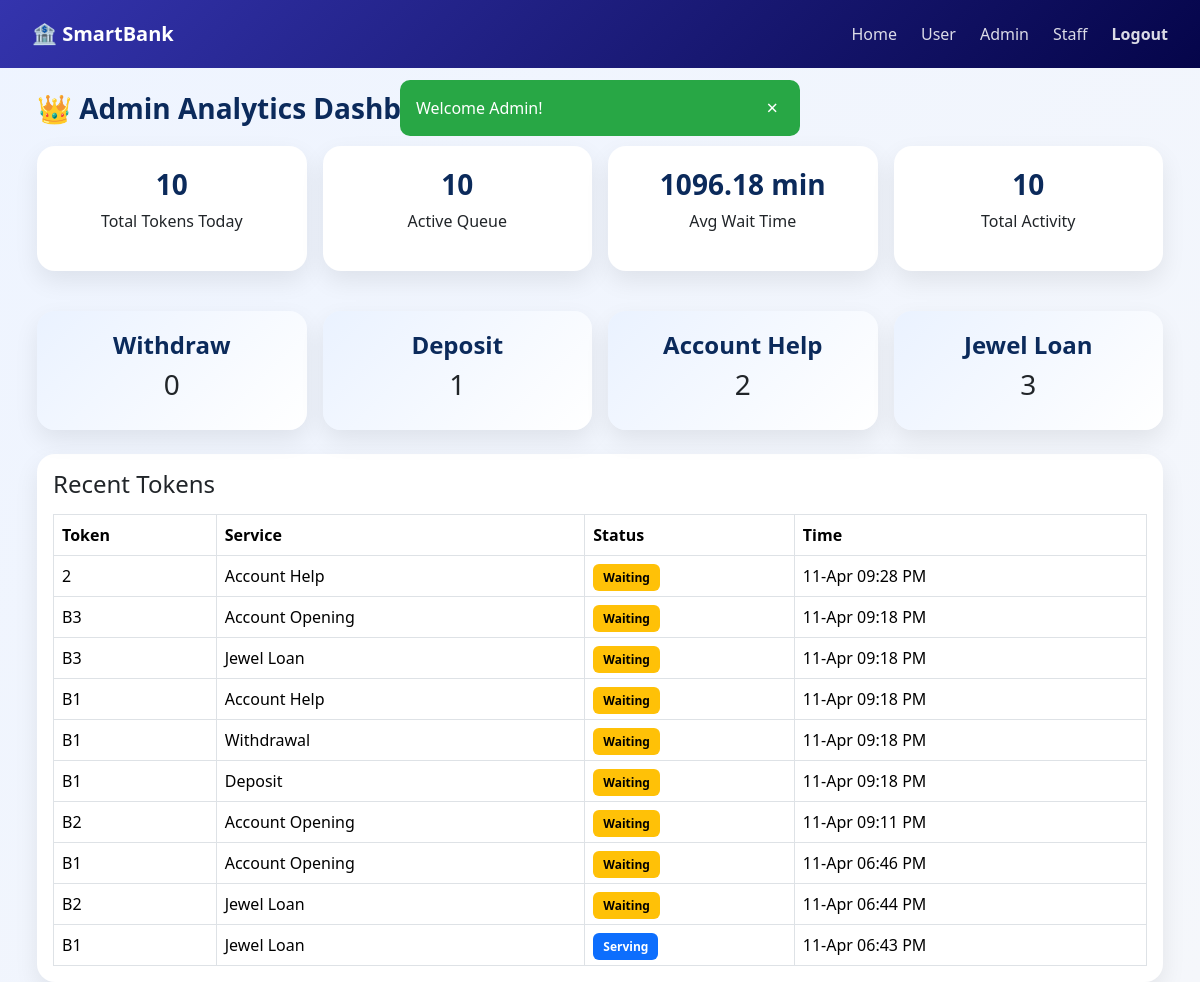
The app's page /admin (signed in), older data.
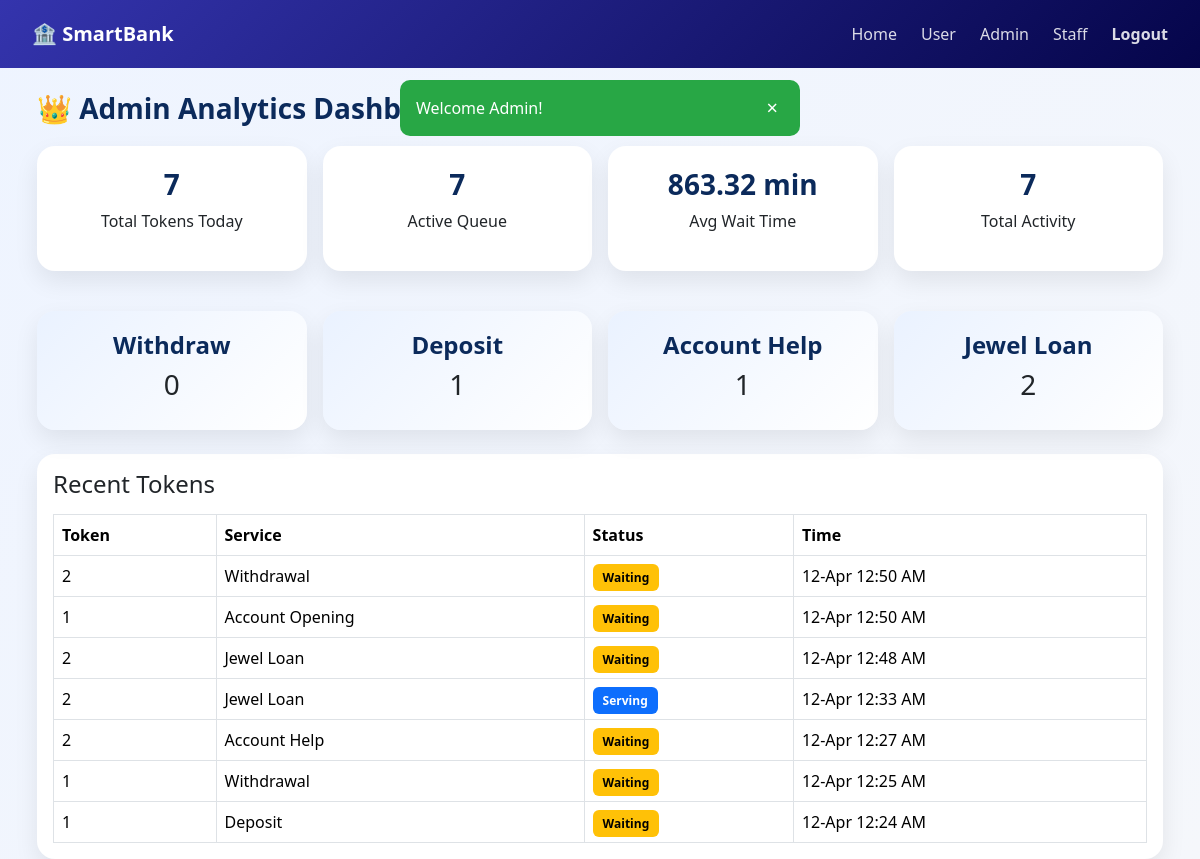
The same page, newer data.
### app/models.py (models this page shows)
class Token(db.Model):
    __tablename__ = "token"
    id = db.Column(db.Integer, primary_key=True)
    token_number = db.Column(db.String(10), nullable=False)
    service_type = db.Column(db.String(50), nullable=False)
    status = db.Column(
        db.String(20),
        default="waiting"
    )
    user_id = db.Column(
        db.Integer,
        db.ForeignKey("user.id"),
        nullable=False
    )
    assigned_employee_id = db.Column(
        db.Integer,
        db.ForeignKey("user.id"),
        nullable=True
    )
    created_at = db.Column(
        db.DateTime,
        default=datetime.utcnow
    )
    served_at = db.Column(db.DateTime, nullable=True)
    completed_at = db.Column(db.DateTime, nullable=True)

### app/routes/admin.py (the view)
    @app.route("/admin")
    def admin_dashboard():
        if session.get("role") != "admin":
            return redirect("/login")
        flash("Welcome Admin!","success")
        tokens = Token.query.order_by(Token.created_at.desc()).all()
        today = date.today()
        total_tokens = Token.query.count()
        active_queue = Token.query.filter(
            Token.status.in_(["waiting", "serving"])
        ).count()
        waiting_tokens = Token.query.filter(Token.status == "waiting").all()
        avg_wait_time = 0
        if waiting_tokens:
            total_wait = sum(
                [(datetime.utcnow() - t.created_at).total_seconds()
                 for t in waiting_tokens]
            )
            avg_wait_time = round(total_wait / len(waiting_tokens) / 60, 2)  # in minutes
        withdraw = Token.query.filter_by(service_type="Withdraw").count()
        deposit = Token.query.filter_by(service_type="Deposit").count()
        account = Token.query.filter_by(service_type="Account Help").count()
        loan = Token.query.filter_by(service_type="Jewel Loan").count()
        recent = Token.query.order_by(Token.created_at.desc()).limit(10).all()
        return render_template(
            "dashboard_admin.html",
            total_tokens=total_tokens,
            active_tokens=active_queue,
            avg_wait_time=avg_wait_time,
            withdraw=withdraw,
            deposit=deposit,
            account=account,
            loan=loan,
            recent=recent
        )

### app/__init__.py (called while the page is built)
@login_manager.user_loader
def load_user(user_id):
    return User.query.get(int(user_id))

@app.template_filter("ist_time")
def ist_time(value):
    if not value:
        return "-"
    if value.tzinfo is None:
        value = pytz.utc.localize(value)
    return value.astimezone(IST).strftime("%d-%b %I:%M %p")

### app/templates/dashboard_admin.html (shortened to what this page needs)
{% extends "base.html" %}
{% block content %}
<div class="container container-box mt-4">
    <h3 class="page-title">👑 Admin Analytics Dashboard</h3>
    <div class="row g-3">
        <div class="col-md-3">
            <div class="stat-card">
                <h3>{{ total_tokens }}</h3>
                <p>Total Tokens Today</p>
            </div>
        </div>
        <div class="col-md-3">
            <div class="stat-card">
                <h3>{{ active_tokens }}</h3>
                <p>Active Queue</p>
            </div>
        </div>
        <div class="col-md-3">
            <div class="stat-card">
                <h3>{{ avg_wait_time }} min</h3>
                <p>Avg Wait Time</p>
            </div>
        </div>
        <div class="col-md-3">
            <div class="stat-card">
                <h3>{{ total_tokens }}</h3>
                <p>Total Activity</p>
            </div>
        </div>
    </div>
    <div class="row mt-4 g-3">
        <div class="col-md-3">
            <div class="service-card">
                <h4>Withdraw</h4>
                <h3>{{ withdraw }}</h3>
            </div>
        </div>
        <div class="col-md-3">
            <div class="service-card">
                <h4>Deposit</h4>
                <h3>{{ deposit }}</h3>
            </div>
        </div>
        <div class="col-md-3">
            <div class="service-card">
                <h4>Account Help</h4>
                <h3>{{ account }}</h3>
            </div>
        </div>
        <div class="col-md-3">
            <div class="service-card">
                <h4>Jewel Loan</h4>
                <h3>{{ loan }}</h3>
            </div>
        </div>
    </div>
    <div class="table-card mt-4 p-3">
        <h4 class="mb-3">Recent Tokens</h4>
        <table class="table table-bordered mb-0">
            <thead>
                <tr>
                    <th>Token</th>
                    <th>Service</th>
                    <th>Status</th>
                    <th>Time</th>
                </tr>
            </thead>
            <tbody>
                {% for t in recent %}
                <tr>
                    <td>{{ t.token_number }}</td>
                    <td>{{ t.service_type }}</td>
                    <td>
                        {% if t.status == "waiting" %}
                            <span class="badge-status waiting">Waiting</span>
                        {% elif t.status == "serving" %}
                            <span class="badge-status serving">Serving</span>
                        {% else %}
                            <span class="badge-status done">Done</span>
                        {% endif %}
                    </td>
                    <td>
                        {% if t.created_at %}
                            {{ t.created_at|ist_time }}
                        {% else %}
                            -
                        {% endif %}
                    </td>
                </tr>
                {% endfor %}
            </tbody>
        </table>
    </div>
</div>
{% endblock %}

### app/templates/base.html (shortened to what this page needs)
<!DOCTYPE html>
<html lang="en">
<head>
    <link href="https://cdn.jsdelivr.net/npm/bootstrap@5.3.3/dist/css/bootstrap.min.css" rel="stylesheet">
</head>
<body>
<nav class="navbar navbar-expand-lg sticky-top navbar-dark"
     style="background: linear-gradient(135deg, rgb(52, 52, 173), #05054a);">
    <div class="container-fluid">
        <a class="navbar-brand" href="/">🏦 SmartBank</a>
        <div class="ms-auto d-none d-lg-flex align-items-center gap-4">
    <a class="nav-link" href="/">Home</a>
    <a class="nav-link" href="{{url_for('user_dashboard')}}">User</a>
    <a class="nav-link" href="{{url_for('admin_dashboard')}}">Admin</a>
    <a class="nav-link" href="{{url_for('employee_dashboard')}}">Staff</a>
    <a class="nav-link text-danger fw-semibold" href="/logout">
        Logout
    </a>
</div>
        </div>
</nav>
<div class="flash-container">
{% with messages = get_flashed_messages(with_categories=true) %}
    {% for category, message in messages %}
        <div class="flash-message alert-{{ category }}">
            <span>{{ message }}</span>
            <button class="close-btn">&times;</button>
        </div>
    {% endfor %}
{% endwith %}
</div>
{% block content %}{% endblock %}
</body>
</html>

### app/templates/base.html (style rules this page uses)
body { margin: 0; font-family: 'Poppins', sans-serif; background: #f4f7fb; }
.navbar { padding: 14px 20px; }
.navbar-brand { font-weight: 700; }
.nav-link { color: rgba(255,255,255,0.85) !important; }
.flash-container { position: fixed; top: 80px; left: 50%; transform: translateX(-50%); z-index: 9999; width: 90%; max-width: 400px; }
.flash-message { display: flex; justify-content: space-between; align-items: center; padding: 12px 16px; margin-bottom: 10px; border-radius: 10px; color: #fff; font-weight: 500; animation: slideDown 0.4s ease; }
.alert-success { background: #28a745; }
.close-btn { background: none; border: none; font-size: 20px; color: inherit; cursor: pointer; }

### app/templates/dashboard_admin.html (style rules this page uses)
body { background: linear-gradient(135deg, #eef4ff, #f5f7fb); font-family: 'Segoe UI', sans-serif; }
.container-box { max-width: 1150px; margin: auto; }
.page-title { font-weight: 800; color: #0b2a5b; margin-bottom: 20px; }
.stat-card { border: none; border-radius: 18px; box-shadow: 0 10px 25px rgba(0,0,0,0.08); text-align: center; padding: 22px; background: white; transition: 0.3s ease; }
.stat-card h3 { font-weight: 800; color: #0b2a5b; }
.service-card { border: none; border-radius: 18px; padding: 20px; text-align: center; background: linear-gradient(135deg, #eaf2ff, #ffffff); box-shadow: 0 10px 25px rgba(0,0,0,0.08); transition: 0.3s ease; }
.service-card h4 { font-weight: 700; color: #0b2a5b; }
.table-card { border: none; border-radius: 18px; background: white; box-shadow: 0 10px 25px rgba(0,0,0,0.08); overflow: hidden; }
.table thead { background: #0b2a5b; color: white; }
.badge-status { padding: 5px 10px; border-radius: 6px; font-weight: 600; font-size: 12px; }
.waiting { background: #ffc107; color: black; }
.serving { background: #0d6efd; color: white; }

Row changes from the older to the newer data that the page shows:
removed Token: token_number "2", service_type "Account Help", status "Waiting", created_at|ist_time "11-Apr 09:28 PM"
removed Token: token_number "B3", service_type "Account Opening", status "Waiting", created_at|ist_time "11-Apr 09:18 PM"
removed Token: token_number "B3", service_type "Jewel Loan", status "Waiting", created_at|ist_time "11-Apr 09:18 PM"
removed Token: token_number "B1", service_type "Account Help", status "Waiting", created_at|ist_time "11-Apr 09:18 PM"
removed Token: token_number "B1", service_type "Withdrawal", status "Waiting", created_at|ist_time "11-Apr 09:18 PM"
removed Token: token_number "B1", service_type "Deposit", status "Waiting", created_at|ist_time "11-Apr 09:18 PM"
removed Token: token_number "B2", service_type "Account Opening", status "Waiting", created_at|ist_time "11-Apr 09:11 PM"
removed Token: token_number "B1", service_type "Account Opening", status "Waiting", created_at|ist_time "11-Apr 06:46 PM"
removed Token: token_number "B2", service_type "Jewel Loan", status "Waiting", created_at|ist_time "11-Apr 06:44 PM"
removed Token: token_number "B1", service_type "Jewel Loan", status "Serving", created_at|ist_time "11-Apr 06:43 PM"
added Token: token_number "2", service_type "Withdrawal", status "Waiting", created_at|ist_time "12-Apr 12:50 AM"
added Token: token_number "1", service_type "Account Opening", status "Waiting", created_at|ist_time "12-Apr 12:50 AM"
added Token: token_number "2", service_type "Jewel Loan", status "Waiting", created_at|ist_time "12-Apr 12:48 AM"
added Token: token_number "2", service_type "Jewel Loan", status "Serving", created_at|ist_time "12-Apr 12:33 AM"
added Token: token_number "2", service_type "Account Help", status "Waiting", created_at|ist_time "12-Apr 12:27 AM"
added Token: token_number "1", service_type "Withdrawal", status "Waiting", created_at|ist_time "12-Apr 12:25 AM"
added Token: token_number "1", service_type "Deposit", status "Waiting", created_at|ist_time "12-Apr 12:24 AM"
Text that changed along with them:
{{ total_tokens }}: "10" → "7"
{{ active_tokens }}: "10" → "7"
{{ avg_wait_time }}: "1096.18" → "863.32"
{{ account }}: "2" → "1"
{{ loan }}: "3" → "2"
